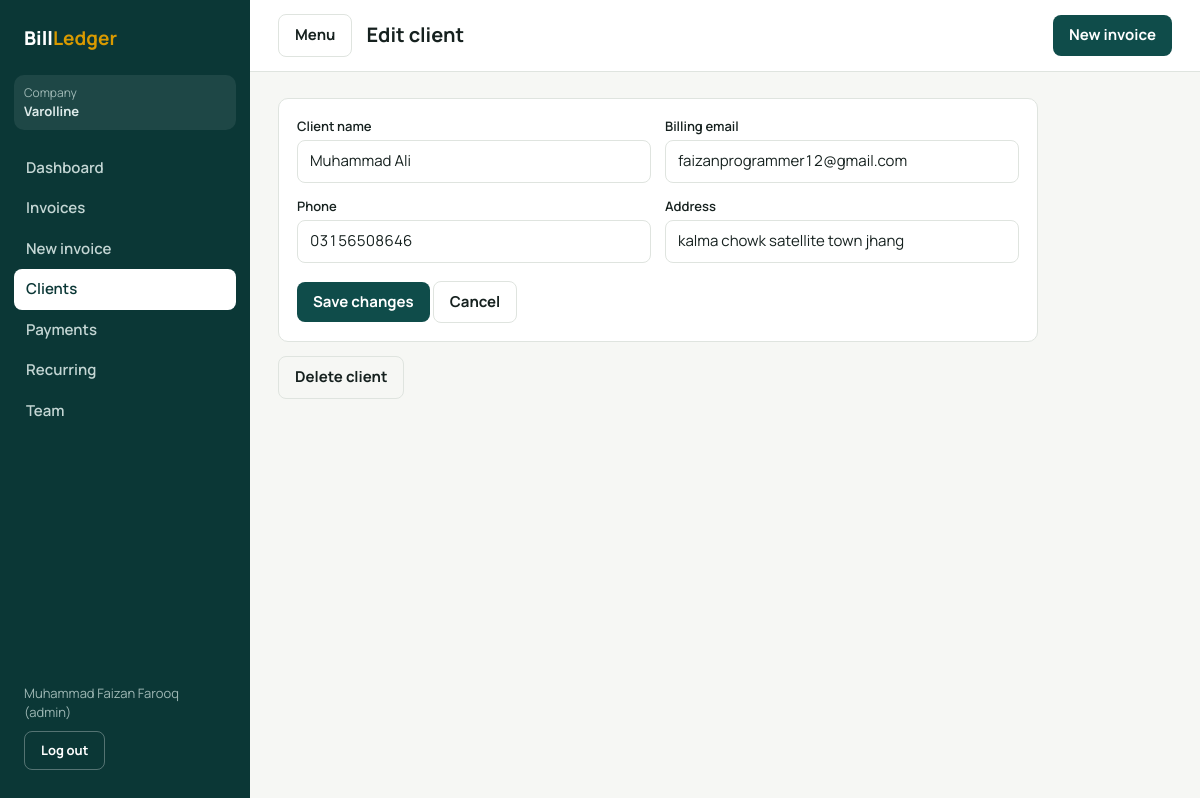
/clients/1/edit (signed in), run on the app's committed database.
### app/models.py (models this page shows, shortened)
class Tenant(db.Model):
    __tablename__ = "tenants"
    id = db.Column(db.Integer, primary_key=True)
    name = db.Column(db.String(120), nullable=False)
    email = db.Column(db.String(120))
    address = db.Column(db.String(255))
    currency = db.Column(db.String(8), default="PKR")
    default_tax_rate = db.Column(db.Numeric(5, 2), default=0)
    created_at = db.Column(db.DateTime, default=datetime.utcnow)
    users = db.relationship("User", backref="tenant", lazy=True)
    clients = db.relationship("Client", backref="tenant", lazy=True)
    invoices = db.relationship("Invoice", backref="tenant", lazy=True)

class User(UserMixin, db.Model):
    __tablename__ = "users"
    id = db.Column(db.Integer, primary_key=True)
    tenant_id = db.Column(db.Integer, db.ForeignKey("tenants.id"), nullable=False, index=True)
    name = db.Column(db.String(120), nullable=False)
    email = db.Column(db.String(120), unique=True, nullable=False, index=True)
    password_hash = db.Column(db.String(255), nullable=False)
    role = db.Column(db.String(20), nullable=False, default="accountant")  # admin / accountant / client
    client_id = db.Column(db.Integer, db.ForeignKey("clients.id"))  # sirf client role ke liye
    created_at = db.Column(db.DateTime, default=datetime.utcnow)

class Client(db.Model):
    __tablename__ = "clients"
    id = db.Column(db.Integer, primary_key=True)
    tenant_id = db.Column(db.Integer, db.ForeignKey("tenants.id"), nullable=False, index=True)
    name = db.Column(db.String(120), nullable=False)
    email = db.Column(db.String(120))
    phone = db.Column(db.String(40))
    address = db.Column(db.String(255))
    created_at = db.Column(db.DateTime, default=datetime.utcnow)
    invoices = db.relationship("Invoice", backref="client", lazy=True)

### app/main/routes.py (the view, shortened to what this page needs)
@bp.route("/clients/<int:client_id>/edit", methods=["GET", "POST"])
@roles_required(*STAFF)
def client_edit(client_id):
    c = tenant_client_or_404(client_id)
    form = ClientForm(obj=c)
    return render_template("client_edit.html", form=form, client=c, active="clients")

### app/main/forms.py
class ClientForm(FlaskForm):
    name = StringField("Client name", validators=[DataRequired(), Length(max=120)])
    email = StringField("Billing email", validators=[Optional(), Email(), Length(max=120)])
    phone = StringField("Phone", validators=[Optional(), Length(max=40)])
    address = StringField("Address", validators=[Optional(), Length(max=255)])

### app/main/routes.py (called while the page is built)
def tenant_client_or_404(client_id):
    return Client.query.filter_by(id=client_id, tenant_id=current_user.tenant_id).first_or_404()

### app/utils.py (called while the page is built)
def roles_required(*roles):
    def deco(f):
        @wraps(f)
        @login_required
        def wrapper(*args, **kwargs):
            if current_user.role not in roles:
                abort(403)
            return f(*args, **kwargs)
        return wrapper
    return deco

### app/templates/client_edit.html (shortened to what this page needs)
{% extends "base.html" %}{% from "_field.html" import field %}
{% block heading %}Edit client{% endblock %}
{% block content %}
<form method="post" class="card" style="max-width:760px" novalidate>
  <div class="form2">{{ field(form.name) }}{{ field(form.email) }}{{ field(form.phone) }}{{ field(form.address) }}</div>
  <button class="btn">Save changes</button>
  <a class="btn ghost" href="{{ url_for('main.clients') }}">Cancel</a>
</form>
<form method="post" action="{{ url_for('main.client_delete', client_id=client.id) }}" style="margin-top:14px" onsubmit="return confirm('Delete this client?')">
  <button class="btn ghost">Delete client</button>
</form>
{% endblock %}

### app/templates/base.html (shortened to what this page needs)
<!doctype html><html lang="en"><head><link rel="stylesheet" href="{{ url_for('static', filename='css/style.css') }}"></head>
<body><div class="shell">
<aside class="side" id="side">
  <a class="logo" href="{{ url_for('main.home') }}" style="display:block">Bill<b>Ledger</b></a>
  <div class="tenant"><span style="color:#9fb8b5;font-size:12px">Company</span><br><b>{{ current_user.tenant.name }}</b></div>
  <nav class="nav">
    {% if current_user.role == 'client' %}
    <a href="{{ url_for('main.portal') }}" class="{{ 'on' if active == 'portal' }}">My invoices</a>
    {% else %}
    <a href="{{ url_for('main.dashboard') }}" class="{{ 'on' if active == 'dashboard' }}">Dashboard</a>
    <a href="{{ url_for('main.invoices') }}" class="{{ 'on' if active == 'invoices' }}">Invoices</a>
    <a href="{{ url_for('main.invoice_new') }}" class="{{ 'on' if active == 'new' }}">New invoice</a>
    <a href="{{ url_for('main.clients') }}" class="{{ 'on' if active == 'clients' }}">Clients</a>
    <a href="{{ url_for('main.payments') }}" class="{{ 'on' if active == 'payments' }}">Payments</a>
    <a href="{{ url_for('main.recurring') }}" class="{{ 'on' if active == 'recurring' }}">Recurring</a>
    {% if current_user.role == 'admin' %}<a href="{{ url_for('main.team') }}" class="{{ 'on' if active == 'team' }}">Team</a>{% endif %}
    {% endif %}
  </nav>
  <div class="me">{{ current_user.name }} ({{ current_user.role }})
    <form method="post" action="{{ url_for('auth.logout') }}"><input type="hidden" name="csrf_token" value="{{ csrf_token() }}"><button class="btn ghost" style="margin-top:8px;color:#fff;border-color:rgba(255,255,255,.3)">Log out</button></form>
  </div>
</aside>
<div class="main"><header class="top"><button class="btn ghost menu" onclick="document.getElementById('side').classList.toggle('open')">Menu</button><h1>{% block heading %}{% endblock %}</h1>{% if current_user.role != 'client' %}<a class="btn" href="{{ url_for('main.invoice_new') }}">New invoice</a>{% endif %}</header>
<div class="wrap">{% include "_flash.html" %}{% block content %}{% endblock %}</div></div></div>
{% block scripts %}{% endblock %}</body></html>

### app/templates/_field.html
{% macro field(f) %}<div>{{ f.label }}{{ f(**kwargs) }}{% for e in f.errors %}<div class="err">{{ e }}</div>{% endfor %}</div>{% endmacro %}

### app/Static/css/style.css (style rules this page uses)
:root { --ink:#16211f;--mut:#5d6b68;--paper:#f6f7f4;--card:#fff;--line:#dfe4df;--brand:#0f4c4a;--brand2:#0b3736;--amber:#d99a00;--ok:#1b7f4b;--bad:#b3322e;--r:10px }
* { box-sizing:border-box;margin:0 }
body { font-family:Manrope,system-ui,sans-serif;background:var(--paper);color:var(--ink);font-size:15px;line-height:1.5;font-variant-numeric:tabular-nums }
a { color:inherit;text-decoration:none }
.shell { display:grid;grid-template-columns:250px 1fr;min-height:100vh }
.side { background:var(--brand2);color:#dfeceb;padding:20px 14px;position:sticky;top:0;height:100vh;display:flex;flex-direction:column;gap:6px }
.logo { font-weight:800;font-size:19px;padding:4px 10px 16px;color:#fff }
.logo b { color:var(--amber) }
.tenant { background:rgba(255,255,255,.08);border-radius:var(--r);padding:8px 10px;margin-bottom:12px;font-size:13px }
.nav a { display:block;padding:9px 12px;border-radius:8px;color:#c4d6d4;font-weight:600 }
.nav a.on { background:#fff;color:var(--brand2) }
.side .me { margin-top:auto;font-size:13px;padding:10px;color:#9fb8b5 }
.main { min-width:0 }
.top { display:flex;align-items:center;gap:14px;padding:14px 28px;border-bottom:1px solid var(--line);background:var(--card) }
.top h1 { font-size:20px;flex:1 }
.menu { display:none }
.wrap { padding:26px 28px;max-width:1180px }
.card { background:var(--card);border:1px solid var(--line);border-radius:var(--r);padding:18px }
.btn { display:inline-block;background:var(--brand);color:#fff;border:0;border-radius:8px;padding:9px 16px;font:inherit;font-weight:700;cursor:pointer }
.btn.ghost { background:none;color:var(--ink);border:1px solid var(--line) }
input,select,textarea { font:inherit;color:var(--ink);background:var(--card);border:1px solid var(--line);border-radius:8px;padding:9px 12px;width:100% }
label { font-weight:600;font-size:13px;display:block;margin-bottom:4px }
.form2 { display:grid;grid-template-columns:1fr 1fr;gap:14px;margin-bottom:18px }
.side form { margin:0 }

### data on the page
Tenant: tenant.name "Varolline"
User: name "Muhammad Faizan Farooq", role "admin"
Client: name "Muhammad Ali", email "faizanprogrammer12@gmail.com", phone "03156508646", address "kalma chowk satellite town jhang"

### other printed values
{{ f.label }} "Client name Billing email Phone Address"
